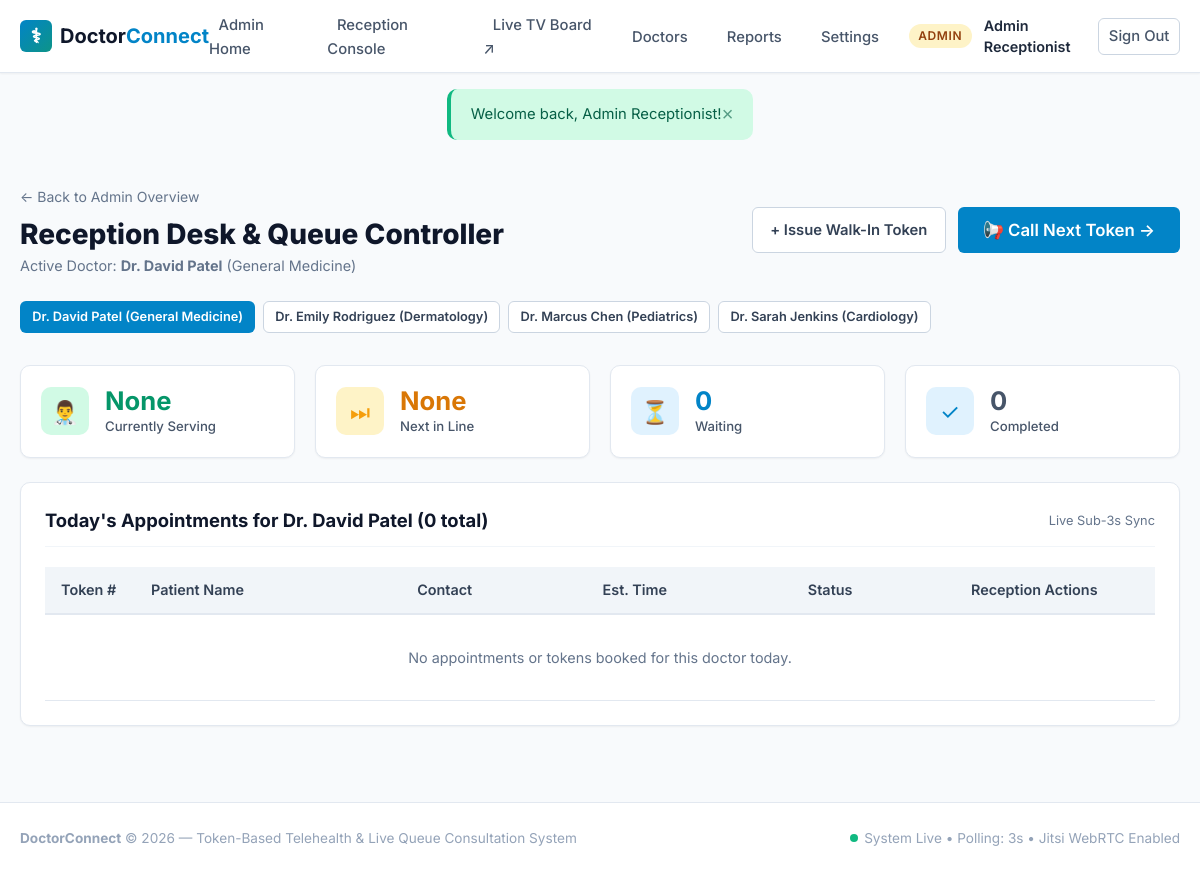
The page /admin/reception.php (signed in) on the database its author committed.
### tables this page shows
CREATE TABLE users (
    id INT AUTO_INCREMENT PRIMARY KEY,
    name VARCHAR(100) NOT NULL,
    email VARCHAR(150) NOT NULL UNIQUE,
    phone VARCHAR(20) NOT NULL UNIQUE,
    password_hash VARCHAR(255) NOT NULL,
    role ENUM('patient', 'doctor', 'admin') NOT NULL DEFAULT 'patient',
    created_at TIMESTAMP DEFAULT CURRENT_TIMESTAMP
);

CREATE TABLE doctors (
    id INT AUTO_INCREMENT PRIMARY KEY,
    user_id INT NOT NULL,
    specialization VARCHAR(100) NOT NULL,
    consultation_fee DECIMAL(10,2) NOT NULL DEFAULT 50.00,
    avg_consultation_mins INT NOT NULL DEFAULT 15,
    bio TEXT NULL,
    created_at TIMESTAMP DEFAULT CURRENT_TIMESTAMP,
    CONSTRAINT fk_doctor_user FOREIGN KEY (user_id) REFERENCES users(id) ON DELETE CASCADE
);

### config/config.php (called while the page is built, shortened)
<?php
function getBaseUrl(): string {
    $protocol = (!empty($_SERVER['HTTPS']) && $_SERVER['HTTPS'] !== 'off') || (isset($_SERVER['SERVER_PORT']) && $_SERVER['SERVER_PORT'] == 443) ? 'https://' : 'http://';
    $host = $_SERVER['HTTP_HOST'] ?? 'localhost';
    $scriptDir = str_replace('\\', '/', dirname($_SERVER['SCRIPT_NAME'] ?? ''));
    $subdirs = ['/patient', '/doctor', '/admin', '/api'];
    foreach ($subdirs as $subdir) {
        if (str_ends_with($scriptDir, $subdir)) {
            $scriptDir = substr($scriptDir, 0, -strlen($subdir));
            break;
        }
    }
    $base = rtrim($scriptDir, '/');
    return $protocol . $host . $base;
}
function url(string $path = ''): string {
    $base = getBaseUrl();
    $path = ltrim($path, '/');
    return $path ? "$base/$path" : $base . '/';
}
function e(?string $string): string {
    return htmlspecialchars($string ?? '', ENT_QUOTES, 'UTF-8');
}

### includes/functions.php (called while the page is built, shortened)
<?php
require_once __DIR__ . '/../config/config.php';
function getDoctorLiveQueue(PDO $db, int $doctorId, string $date): array {
    $stmtServing = $db->prepare("
        SELECT a.*, u.name as patient_name, u.phone as patient_phone, u.email as patient_email
        FROM appointments a
        JOIN users u ON u.id = a.patient_id
        WHERE a.doctor_id = ? AND a.appointment_date = ? AND a.status = ?
        ORDER BY a.token_number ASC
        LIMIT 1
    ");
    $stmtServing->execute([$doctorId, $date, STATUS_SERVING]);
    $currentServing = $stmtServing->fetch() ?: null;
    $stmtNext = $db->prepare("
        SELECT a.*, u.name as patient_name, u.phone as patient_phone, u.email as patient_email
        FROM appointments a
        JOIN users u ON u.id = a.patient_id
        WHERE a.doctor_id = ? AND a.appointment_date = ? AND a.status = ?
        ORDER BY a.token_number ASC
        LIMIT 1
    ");
    $stmtNext->execute([$doctorId, $date, STATUS_WAITING]);
    $nextWaiting = $stmtNext->fetch() ?: null;
    $stmtCounts = $db->prepare("
        SELECT
            status,
            COUNT(*) as cnt
        FROM appointments
        WHERE doctor_id = ? AND appointment_date = ?
        GROUP BY status
    ");
    $stmtCounts->execute([$doctorId, $date]);
    $counts = [
        STATUS_WAITING => 0,
        STATUS_SERVING => 0,
        STATUS_COMPLETED => 0,
        STATUS_NO_SHOW => 0,
        STATUS_CANCELLED => 0
    ];
    $stmtAll = $db->prepare("
        SELECT a.*, u.name as patient_name, u.phone as patient_phone, u.email as patient_email
        FROM appointments a
        JOIN users u ON u.id = a.patient_id
        WHERE a.doctor_id = ? AND a.appointment_date = ?
        ORDER BY a.token_number ASC
    ");
    $stmtAll->execute([$doctorId, $date]);
    $allTokens = $stmtAll->fetchAll();
    return [
        'doctor_id' => $doctorId,
        'date' => $date,
        'current_serving' => $currentServing,
        'current_serving_token' => $currentServing ? (int)$currentServing['token_number'] : null,
        'next_waiting' => $nextWaiting,
        'next_waiting_token' => $nextWaiting ? (int)$nextWaiting['token_number'] : null,
        'waiting_count' => $counts[STATUS_WAITING],
        'serving_count' => $counts[STATUS_SERVING],
        'completed_count' => $counts[STATUS_COMPLETED],
        'no_show_count' => $counts[STATUS_NO_SHOW],
        'total_tokens' => count($allTokens),
        'tokens' => $allTokens
    ];
}

### admin/reception.php (the view, shortened to what this page needs)
<?php
require_once __DIR__ . '/../config/config.php';
require_once __DIR__ . '/../includes/auth.php';
require_once __DIR__ . '/../includes/functions.php';
$db = Database::getConnection();
$today = date('Y-m-d');
$stmtDocs = $db->query("
    SELECT d.id, d.specialization, u.name as doctor_name
    FROM doctors d
    JOIN users u ON u.id = d.user_id
    ORDER BY u.name ASC
");
$doctors = $stmtDocs->fetchAll();
$selectedDoctorId = isset($_GET['doctor_id']) ? (int)$_GET['doctor_id'] : ($doctors[0]['id'] ?? 0);
$queue = getDoctorLiveQueue($db, $selectedDoctorId, $today);
$activeDoctor = null;
foreach ($doctors as $d) {
    if ((int)$d['id'] === $selectedDoctorId) {
        $activeDoctor = $d;
        break;
    }
}
require_once __DIR__ . '/../includes/header.php';
?>
<div style="max-width:1200px; margin:0 auto 3rem;">
    <div style="display:flex; justify-content:space-between; align-items:center; margin-bottom:1.5rem; flex-wrap:wrap; gap:1rem;">
        <div>
            <a href="<?= url('admin/dashboard.php') ?>" style="font-size:0.875rem; color:#64748b;">&larr; Back to Admin Overview</a>
            <h1 style="font-size:1.75rem; font-weight:800; color:#0f172a; margin-top:0.35rem;">
                Reception Desk & Queue Controller
            </h1>
            <p style="color:#64748b; font-size:0.9rem; margin:0;">
                Active Doctor: <strong><?= e($activeDoctor['doctor_name'] ?? 'Doctor') ?></strong> (<?= e($activeDoctor['specialization'] ?? '') ?>)
            </p>
        </div>
        <div style="display:flex; gap:0.75rem; flex-wrap:wrap;">
            <button type="button" class="btn btn-outline" onclick="openWalkinModal()">
                + Issue Walk-In Token
            </button>
            <button type="button" class="btn btn-primary btn-lg" onclick="handleQueueAction('call_next')">
                📢 Call Next Token &rarr;
            </button>
        </div>
    </div>
    <div style="display:flex; gap:0.5rem; overflow-x:auto; padding-bottom:0.75rem; margin-bottom:1.25rem;">
        <?php foreach ($doctors as $doc): ?>
            <a href="<?= url('admin/reception.php?doctor_id=' . $doc['id']) ?>"
               class="btn <?= ($selectedDoctorId === (int)$doc['id']) ? 'btn-primary' : 'btn-outline' ?> btn-sm"
               style="white-space:nowrap;">
               <?= e($doc['doctor_name']) ?> (<?= e($doc['specialization']) ?>)
            </a>
        <?php endforeach; ?>
    </div>
    <div class="stats-grid">
        <div class="stat-card stat-success">
            <div class="stat-icon">👨‍⚕️</div>
            <div>
                <div id="lq-current-serving" class="stat-val" style="color:#059669;">
                    <?= $queue['current_serving_token'] ? '#' . $queue['current_serving_token'] : 'None' ?>
                </div>
                <div class="stat-label">Currently Serving</div>
            </div>
        </div>
        <div class="stat-card stat-warning">
            <div class="stat-icon">⏭</div>
            <div>
                <div id="lq-next-token" class="stat-val" style="color:#d97706;">
                    <?= $queue['next_waiting_token'] ? '#' . $queue['next_waiting_token'] : 'None' ?>
                </div>
                <div class="stat-label">Next in Line</div>
            </div>
        </div>
        <div class="stat-card stat-primary">
            <div class="stat-icon">⏳</div>
            <div>
                <div id="lq-waiting-count" class="stat-val" style="color:#0284c7;">
                    <?= $queue['waiting_count'] ?>
                </div>
                <div class="stat-label">Waiting</div>
            </div>
        </div>
        <div class="stat-card stat-primary">
            <div class="stat-icon">✓</div>
            <div>
                <div id="lq-completed-count" class="stat-val" style="color:#475569;">
                    <?= $queue['completed_count'] ?>
                </div>
                <div class="stat-label">Completed</div>
            </div>
        </div>
    </div>
    <div class="card">
        <div class="card-header">
            <h3 class="card-title">Today's Appointments for <?= e($activeDoctor['doctor_name'] ?? '') ?> (<?= count($queue['tokens']) ?> total)</h3>
            <span style="font-size:0.8rem; color:#64748b;">Live Sub-3s Sync</span>
        </div>
        <div class="table-responsive">
            <table class="table">
                <thead>
                    <tr>
                        <th style="width:90px;">Token #</th>
                        <th>Patient Name</th>
                        <th>Contact</th>
                        <th>Est. Time</th>
                        <th>Status</th>
                        <th style="width:200px;">Reception Actions</th>
                    </tr>
                </thead>
                <tbody id="lq-table-body">
                    <?php if (empty($queue['tokens'])): ?>
                        <tr><td colspan="6" style="text-align:center; padding:2rem; color:#64748b;">No appointments or tokens booked for this doctor today.</td></tr>
                    <?php endif; ?>
                </tbody>
            </table>
        </div>
    </div>
</div>
<?php require_once __DIR__ . '/../includes/footer.php'; ?>

### assets/css/style.css (style rules this page uses)
:root { --primary: #0284c7; --primary-hover: #0369a1; --primary-light: #e0f2fe; --teal: #0d9488; --teal-hover: #0f766e; --teal-light: #ccfbf1; --slate-50: #f8fafc; --slate-100: #f1f5f9; --slate-200: #e2e8f0; --slate-300: #cbd5e1; --slate-400: #94a3b8; --slate-600: #475569; --slate-700: #334155; --slate-800: #1e293b; --slate-900: #0f172a; --success: #10b981; --success-bg: #d1fae5; --warning: #f59e0b; --warning-bg: #fef3c7; --danger: #ef4444; --danger-bg: #fee2e2; --info: #3b82f6; --info-bg: #dbeafe; --shadow-sm: 0 1px 2px 0 rgb(0 0 0 / 0.05); --shadow-md: 0 4px 6px -1px rgb(0 0 0 / 0.1), 0 2px 4px -2px rgb(0 0 0 / 0.1); --shadow-lg: 0 10px 15px -3px rgb(0 0 0 / 0.1), 0 4px 6px -4px rgb(0 0 0 / 0.1); --radius-sm: 6px; --radius-md: 10px; --radius-lg: 16px; --radius-full: 9999px; --font-sans: 'Inter', system-ui, -apple-system, BlinkMacSystemFont, "Segoe UI", Roboto, "Helvetica Neue", Arial, sans-serif; }
*, *::before, *::after { box-sizing: border-box; margin: 0; padding: 0; }
body { font-family: var(--font-sans); background-color: var(--slate-50); color: var(--slate-800); line-height: 1.5; min-height: 100vh; display: flex; flex-direction: column; }
a { color: var(--primary); text-decoration: none; transition: color 0.15s ease; }
.btn { display: inline-flex; align-items: center; justify-content: center; gap: 0.4rem; font-family: inherit; font-size: 0.925rem; font-weight: 600; padding: 0.55rem 1.1rem; border-radius: var(--radius-sm); border: 1px solid transparent; cursor: pointer; transition: all 0.15s ease-in-out; text-decoration: none; white-space: nowrap; }
.btn-primary { background: var(--primary); color: #ffffff; }
.btn-outline { background: #ffffff; border-color: var(--slate-300); color: var(--slate-700); }
.btn-sm { font-size: 0.8rem; padding: 0.35rem 0.7rem; }
.btn-lg { font-size: 1.05rem; padding: 0.75rem 1.5rem; }
.card { background: #ffffff; border: 1px solid var(--slate-200); border-radius: var(--radius-md); box-shadow: var(--shadow-sm); padding: 1.5rem; margin-bottom: 1.5rem; }
.card-header { display: flex; align-items: center; justify-content: space-between; margin-bottom: 1.25rem; padding-bottom: 0.75rem; border-bottom: 1px solid var(--slate-100); }
.card-title { font-size: 1.15rem; font-weight: 700; color: var(--slate-900); }
.stats-grid { display: grid; grid-template-columns: repeat(auto-fit, minmax(220px, 1fr)); gap: 1.25rem; margin-bottom: 1.5rem; }
.stat-card { background: #ffffff; border: 1px solid var(--slate-200); border-radius: var(--radius-md); padding: 1.25rem; display: flex; align-items: center; gap: 1rem; box-shadow: var(--shadow-sm); }
.stat-icon { width: 48px; height: 48px; border-radius: var(--radius-md); display: flex; align-items: center; justify-content: center; font-size: 1.4rem; }
.stat-primary .stat-icon { background: var(--primary-light); color: var(--primary); }
.stat-success .stat-icon { background: var(--success-bg); color: var(--success); }
.stat-warning .stat-icon { background: var(--warning-bg); color: var(--warning); }
.stat-val { font-size: 1.6rem; font-weight: 700; color: var(--slate-900); line-height: 1.2; }
.stat-label { font-size: 0.825rem; color: var(--slate-600); font-weight: 500; }
.table-responsive { width: 100%; overflow-x: auto; }
.table { width: 100%; border-collapse: collapse; font-size: 0.9rem; text-align: left; }
.table th { background: var(--slate-100); color: var(--slate-700); font-weight: 600; padding: 0.75rem 1rem; border-bottom: 2px solid var(--slate-200); }
.table td { padding: 0.75rem 1rem; border-bottom: 1px solid var(--slate-200); vertical-align: middle; }

### rows shown on the page
users: name "Dr. David Patel"
doctors: specialization "General Medicine", user.name "Dr. David Patel"
doctors: user.name "Dr. Emily Rodriguez", specialization "Dermatology"
doctors: user.name "Dr. Marcus Chen", specialization "Pediatrics"
doctors: user.name "Dr. Sarah Jenkins", specialization "Cardiology"

### other values the page prints
$userRole "ADMIN"
$user['name'] "Admin Receptionist"
$flash['message'] "Welcome back, Admin Receptionist!"
$queue['waiting_count'] "0"
$queue['completed_count'] "0"
count($queue['tokens']) "0"
APP_NAME "DoctorConnect"
